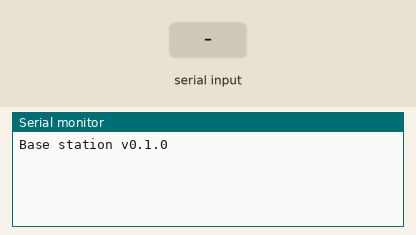
This sketch was run on a simulated Arduino Leonardo, built with avr-gcc and run on an emulated ATmega32U4. On the bench: the last lines printed to the serial monitor. Inputs (shaded band) come from the test bench. No radio packets arrive unless stated.

Above: at 1.2 s.
1.3 s: "1\n" received over Serial
At 1.7 s:
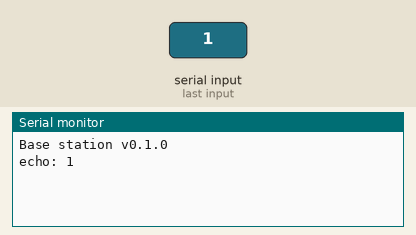
2.8 s: "0\n" received over Serial
At 4.0 s:
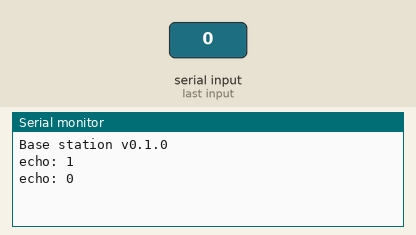
4.3 s: "2\n" received over Serial
At 5.1 s:
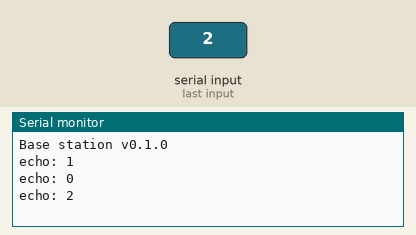

Measured:
- after the input at 1.3 s, the serial monitor: prints a new line at once (image 1)
- after the input at 2.8 s, the serial monitor: prints a new line at once (image 2)
- after the input at 4.3 s, the serial monitor: prints a new line at once (image 3)

The sketch:

BaseStation.ino
```cpp
#include <RFComm.h>

RFComm comm(8, 10);

uint8_t message[RH_NRF24_MAX_MESSAGE_LEN];
uint8_t len;

char receivedChars[RH_NRF24_MAX_MESSAGE_LEN]; // an array to store the received data
boolean newData = false;

void setup()
{
  Serial.begin(9600);
  while (!Serial)
    ; // wait for serial port to connect. Needed for Leonardo only

  Serial.println("Base station v0.1.0");
  comm.init();
}


void loop()
{
  recvWithEndMarker();
  sendData();
  Serial.flush();
}

void recvWithEndMarker() {
 static byte ndx = 0;
 char endMarker = '\n';
 char rc;

 // if (Serial.available() > 0) {
  while (Serial.available() > 0 && newData == false) {
  rc = Serial.read();

    if (rc != endMarker) {
     receivedChars[ndx] = rc;
     ndx++;
     if (ndx >= RH_NRF24_MAX_MESSAGE_LEN) {
      ndx = RH_NRF24_MAX_MESSAGE_LEN - 1;
     }
    }
   else {
     receivedChars[ndx] = '\0'; // terminate the string
     ndx = 0;
     newData = true;
    }
  }
}

void sendData() {
  if (newData == true) {
    Serial.print("echo: ");
    Serial.println(receivedChars);
    comm.sendMessage((uint8_t*)receivedChars, RH_NRF24_MAX_MESSAGE_LEN);
    newData = false;
  }
}
```
